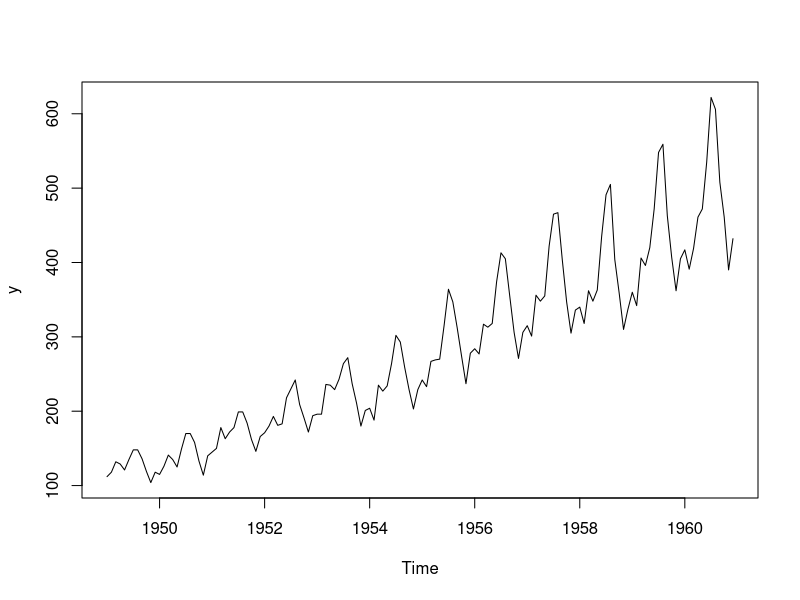
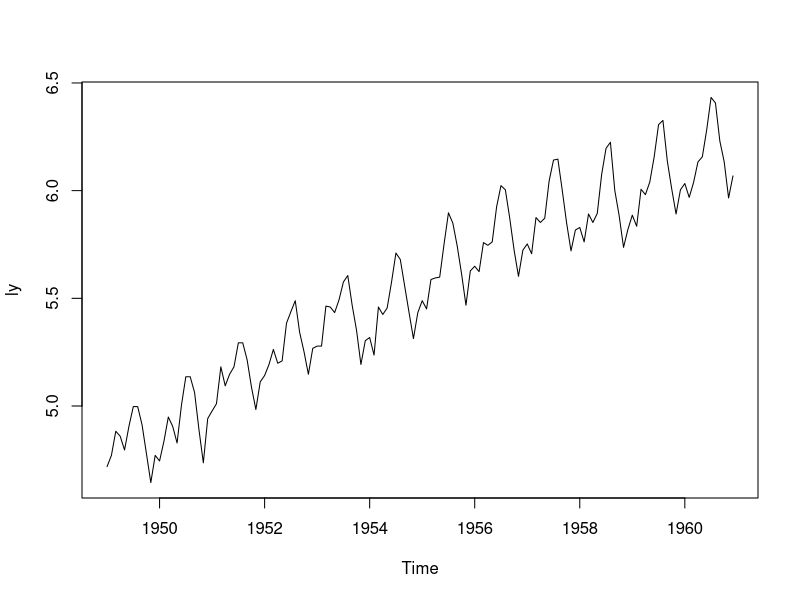
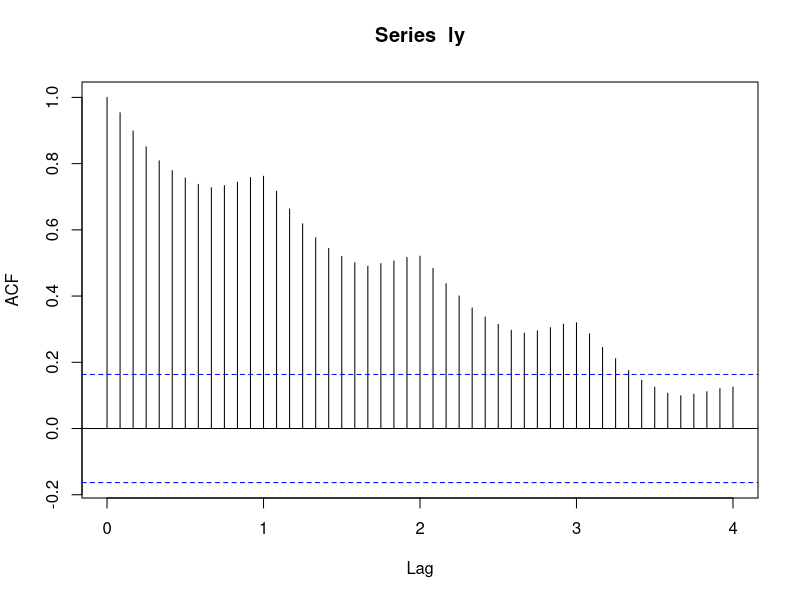
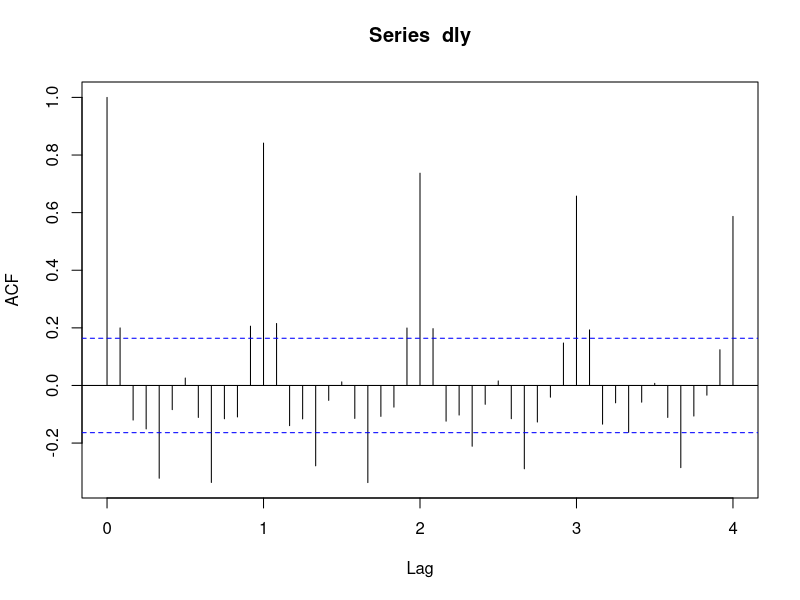
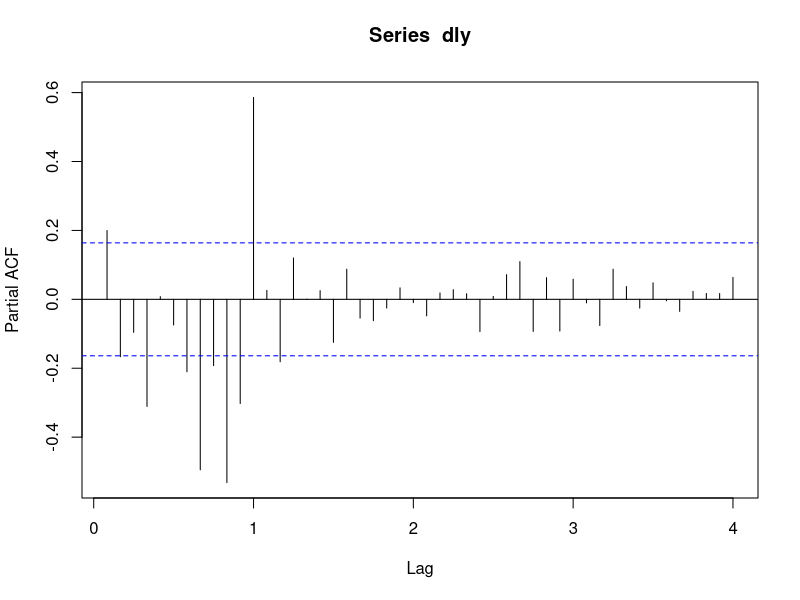
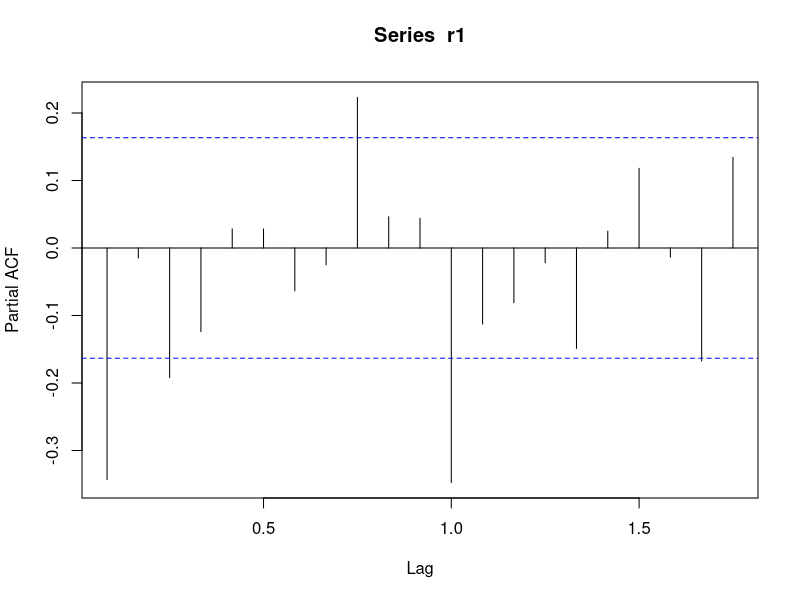
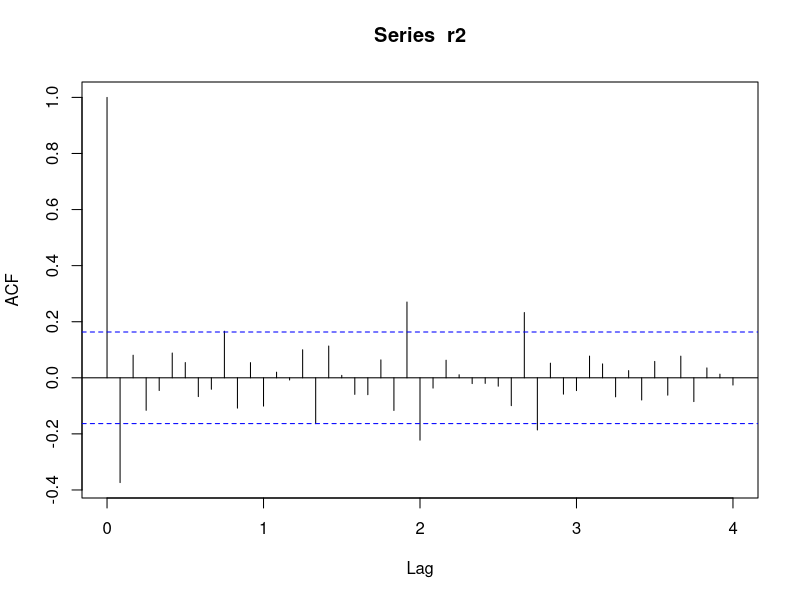
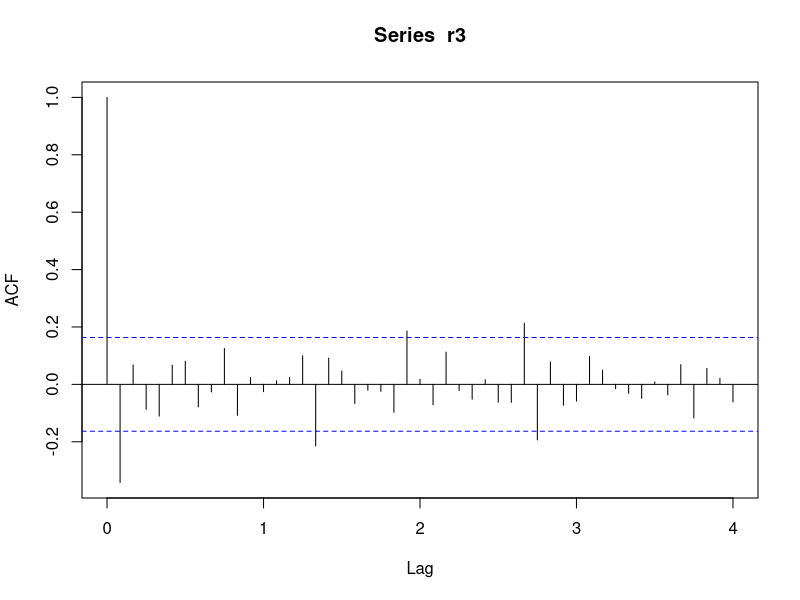

Write the R code that produced these figures, in order.
y = AirPassengers
ts.plot(y)
# observa-se pelo grafico que a variância aumenta ao longo do tempo, sendo não-estacionario


ly = log(y)
ts.plot(ly)

acf(ly, lag=48)

# tomamos a diferença para que fique estacionario
dly = diff(ly)
acf(dly, lag=48)
pacf(dly, lag=48)

# uma opção de estimação: modelo ARIMA
m1 = arima(ly, order = c(0,1,0), seasonal=list(order = c(0,1,0), frequency=12))
r1 = residuals(m1)
pacf(r1)

# pelos resultados, identifico que possivelmente AR(1) no componente sazonal se ajusta melhor
m2 = arima(ly, order = c(0,1,0), seasonal=list(order = c(1,1,0), frequency=12))
r2 = residuals(m2)
acf(r2, lag = 48)

#MA(2)
m3 = arima(ly, order = c(0,1,0), seasonal=list(order = c(1,1,3), frequency=12))
r3 = residuals(m3)
acf(r3, lag = 48)
m3


m4 = arima(ly, order = c(0,1,0), seasonal=list(order = c(1,1,3), frequency=12), fixed = c(NA,NA,0,NA))
r4 = residuals(m4)
pacf(r4, lag = 48)
m4
